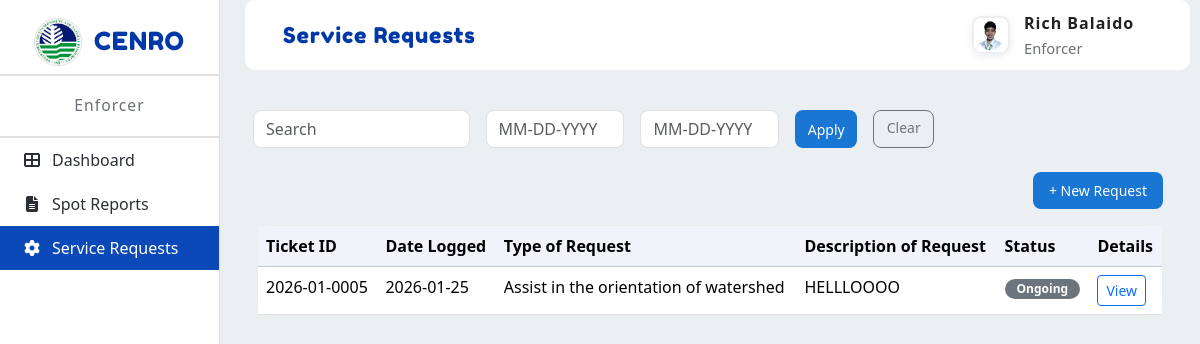
/prototype/app/modules/enforcer/views/service_requests.php (signed in), run on the app's committed database.
### tables this page shows
CREATE TABLE `users` (
  `id` int(11) NOT NULL,
  `email` varchar(255) NOT NULL,
  `password_hash` varchar(255) NOT NULL,
  `full_name` varchar(255) NOT NULL,
  `contact_number` varchar(20) DEFAULT NULL,
  `office_unit` varchar(255) DEFAULT NULL,
  `profile_picture` varchar(255) DEFAULT NULL,
  `role` enum('Admin','Enforcement Officer','Enforcer','Property Custodian','Office Staff') NOT NULL,
  `status` tinyint(1) DEFAULT 1,
  `created_at` timestamp NOT NULL DEFAULT current_timestamp(),
  `updated_at` timestamp NOT NULL DEFAULT current_timestamp() ON UPDATE current_timestamp(),
  `last_login` timestamp NULL DEFAULT NULL,
  `position` varchar(100) DEFAULT NULL
);

CREATE TABLE `service_requests` (
  `id` int(10) UNSIGNED NOT NULL,
  `ticket_no` varchar(64) NOT NULL,
  `ticket_date` date NOT NULL,
  `requester_name` varchar(255) DEFAULT NULL,
  `requester_position` varchar(150) DEFAULT NULL,
  `requester_office` varchar(150) DEFAULT NULL,
  `requester_division` varchar(150) DEFAULT NULL,
  `requester_phone` varchar(50) DEFAULT NULL,
  `requester_email` varchar(150) DEFAULT NULL,
  `request_type` varchar(150) DEFAULT NULL,
  `request_description` text DEFAULT NULL,
  `feedback_rating` varchar(50) DEFAULT NULL,
  `requester_signature_path` varchar(255) DEFAULT NULL,
  `auth1_name` varchar(255) DEFAULT NULL,
  `auth1_position` varchar(150) DEFAULT NULL,
  `auth1_date` date DEFAULT NULL,
  `auth1_signature_path` varchar(255) DEFAULT NULL,
  `auth2_name` varchar(255) DEFAULT NULL,
  `auth2_position` varchar(150) DEFAULT NULL,
  `auth2_date` date DEFAULT NULL,
  `auth2_signature_path` varchar(255) DEFAULT NULL,
  `status` varchar(50) NOT NULL DEFAULT 'open',
  `created_by` int(11) DEFAULT NULL,
  `created_at` timestamp NOT NULL DEFAULT current_timestamp(),
  `updated_at` timestamp NULL DEFAULT NULL ON UPDATE current_timestamp(),
  `ack_signature_path` text DEFAULT NULL,
  `acknowledged_at` datetime DEFAULT NULL,
  `acknowledged_by_name` varchar(191) DEFAULT NULL,
  `acknowledged_by` varchar(150) DEFAULT NULL,
  `rating` varchar(32) DEFAULT NULL,
  `rating_comment` text DEFAULT NULL,
  `rated_at` datetime DEFAULT NULL
);

### prototype/app/modules/enforcer/views/service_requests.php (the view, shortened to what this page needs)
<!DOCTYPE html>
<html lang="en">
<head>
  <link href="https://cdn.jsdelivr.net/npm/bootstrap@5.3.2/dist/css/bootstrap.min.css" rel="stylesheet">
  <link rel="stylesheet" href="https://cdn.jsdelivr.net/npm/bootstrap-icons@1.11.1/font/bootstrap-icons.css">
  <link rel="stylesheet" href="../../../../public/assets/css/modules/admin/common.css">
  <link rel="stylesheet" href="../../../../public/assets/css/modules/admin/dashboard.css">
  <link rel="stylesheet" href="https://cdnjs.cloudflare.com/ajax/libs/font-awesome/6.4.2/css/all.min.css">
</head>
<body>
  <div class="layout">
    <nav class="sidebar" role="navigation" aria-label="Main sidebar">
      <div class="sidebar-logo">
        <img src="../../../../public/assets/images/denr-logo.png" alt="DENR Logo">
        <span>CENRO</span>
      </div>
      <div class="sidebar-role">Enforcer</div>
      <nav class="sidebar-nav" aria-label="Sidebar menu">
        <ul>
          <li><a href="dashboard.php"><i class="fa fa-th-large"></i> Dashboard</a></li>
          <li><a href="spot_reports.php"><i class="fa fa-file-text"></i> Spot Reports</a></li>
          <li class="active"><a href="service_requests.php"><i class="fa fa-cog"></i> Service Requests</a></li>
        </ul>
      </nav>
    </nav>
    <div class="main">
      <div class="topbar">
        <div class="topbar-card">
          <div class="topbar-title">Service Requests</div>
          <?php include __DIR__ . '/../../shared/views/topbar_profile.php'; ?>
        </div>
      </div>
      <div class="main-content">
        <div class="container-fluid p-2">
            <?php
            require_once __DIR__ . '/../../../config/db.php';
            $currentUserId = $_SESSION['uid'] ?? $_SESSION['user_id'] ?? $_SESSION['id'] ?? null;
            $currentUserEmail = $_SESSION['email'] ?? null;
            $service_requests = [];
            $search = trim($_GET['search'] ?? '');
            $displayDateFrom = '';
            $displayDateTo = '';
            try {
              $where = [];
              $params = [];
              if (!empty($currentUserId)) {
                $where[] = 'created_by = ?';
                $params[] = $currentUserId;
              } else if (!empty($currentUserEmail)) {
                $where[] = 'requester_email = ?';
                $params[] = $currentUserEmail;
              } else {
                $service_requests = [];
              }
              if (!empty($where)) {
                $sql = 'SELECT * FROM service_requests WHERE ' . implode(' AND ', $where) . ' ORDER BY created_at DESC';
                $stmt = $pdo->prepare($sql);
                $stmt->execute($params);
                $service_requests = $stmt->fetchAll();
              }
            } catch (Exception $e) {
              error_log('service_requests fetch error: ' . $e->getMessage());
              $service_requests = [];
            }
            ?>
          <form method="get" action="service_requests.php">
          <div class="row mb-4 g-3 align-items-end">
            <div class="col-md-3">
              <input type="text" name="search" value="<?php echo htmlspecialchars($search); ?>" class="form-control" placeholder="Search" style="border-radius: 8px; border: 1px solid #e0e0e0; height: 38px;">
            </div>
            <div class="col-md-2">
              <input type="text" name="date_from" value="<?php echo htmlspecialchars($displayDateFrom); ?>" class="form-control" placeholder="MM-DD-YYYY" pattern="\d{2}-\d{2}-\d{4}" style="border-radius: 8px; border: 1px solid #e0e0e0; height: 38px;">
            </div>
            <div class="col-md-2">
              <input type="text" name="date_to" value="<?php echo htmlspecialchars($displayDateTo); ?>" class="form-control" placeholder="MM-DD-YYYY" pattern="\d{2}-\d{2}-\d{4}" style="border-radius: 8px; border: 1px solid #e0e0e0; height: 38px;">
            </div>
            <div class="col-md-1">
              <button type="submit" class="btn btn-primary w-100" style="border-radius: 8px; background: #1976d2; border: none; height: 38px; font-size: 14px;">Apply</button>
            </div>
            <div class="col-md-1">
              <a href="service_requests.php" class="btn btn-outline-secondary w-100" style="border-radius: 8px; height: 38px; font-size: 14px;">Clear</a>
            </div>
          </div>
          </form>
          <div class="row mb-3">
            <div class="col-12 d-flex justify-content-end">
              <a href="new_requests.php" class="btn btn-primary" style="border-radius: 8px; background: #1976d2; border: none; padding: 8px 16px; font-size: 14px; text-decoration: none;">
                + New Request
              </a>
            </div>
          </div>
          <div class="row">
            <div class="col-12">
              <div class="card">
                <div class="card-body p-0">
                  <div class="table-responsive">
                    <table class="table table-hover mb-0">
                      <thead class="table-light">
                        <tr>
                          <th>Ticket ID</th>
                          <th>Date Logged</th>
                          <th>Type of Request</th>
                          <th>Description of Request</th>
                          <th>Status</th>
                          <th>Details</th>
                        </tr>
                      </thead>
                      <tbody>
                        <?php if (!empty($service_requests) && is_array($service_requests)): ?>
                          <?php foreach ($service_requests as $req): ?>
                            <tr>
                              <td><?php echo htmlspecialchars($req['ticket_no'] ?? $req['id'] ?? ''); ?></td>
                              <td><?php echo !empty($req['ticket_date']) ? htmlspecialchars(date('Y-m-d', strtotime($req['ticket_date']))) : htmlspecialchars($req['created_at'] ?? ''); ?></td>
                              <td><?php echo htmlspecialchars($req['request_type'] ?? ''); ?></td>
                              <td><?php echo htmlspecialchars($req['request_description'] ?? $req['request_description'] ?? ''); ?></td>
                              <td>
                                <?php
                                  $rawStatus = strtolower(trim($req['status'] ?? ''));
                                  $displayStatus = ucfirst($rawStatus ?: '');
                                  $badgeColor = ($rawStatus === 'pending') ? '#ffc107' : (($rawStatus === 'completed') ? '#28a745' : '#6c757d');
                                ?>
                                <span class="badge" style="background-color: <?php echo htmlspecialchars($badgeColor); ?>; color: white; padding: 4px 12px; border-radius: 12px; font-size: 12px;"><?php echo htmlspecialchars($displayStatus); ?></span>
                              </td>
                              <td>
                                <a href="request_details.php?id=<?php echo urlencode($req['id'] ?? ''); ?>" class="btn btn-sm btn-outline-primary">View</a>
                              </td>
                            </tr>
                          <?php endforeach; ?>
                        <?php else: ?>
                          <tr>
                            <td colspan="6" class="text-center">No service requests found.</td>
                          </tr>
                        <?php endif; ?>
                      </tbody>
                    </table>
                  </div>
                </div>
              </div>
            </div>
          </div>
        </div>
      </div>
    </div>
  </div>
  </body>
</html>

### prototype/app/modules/shared/views/topbar_profile.php (shortened to what this page needs)
<?php
require_once __DIR__ . '/../../../../app/config/db.php';
$topImg = '../../../../public/assets/images/default-avatar.png';
$topName = 'Guest';
$topRole = 'User';
$sessionUserId = $_SESSION['uid'] ?? $_SESSION['id'] ?? null;
$sessionUserEmail = $_SESSION['email'] ?? null;
try {
  $r = null;
  if (!empty($sessionUserId)) {
    $stmt = $pdo->prepare('SELECT id, full_name, profile_picture, role FROM users WHERE id = ? LIMIT 1');
    $stmt->execute([$sessionUserId]);
    $r = $stmt->fetch();
  } elseif (!empty($sessionUserEmail)) {
    $stmt = $pdo->prepare('SELECT id, full_name, profile_picture, role FROM users WHERE email = ? LIMIT 1');
    $stmt->execute([$sessionUserEmail]);
    $r = $stmt->fetch();
  }
  if (!empty($r)) {
    if (!empty($r['full_name'])) {
      $parts = preg_split('/\s+/', trim($r['full_name']));
      if (count($parts) === 1) {
        $topName = $parts[0];
      } else {
        $topName = $parts[0] . ' ' . $parts[count($parts) - 1];
      }
    } else {
      $topName = $topName;
    }
    $topRole = !empty($r['role']) ? $r['role'] : $topRole;
    if (!empty($r['profile_picture'])) {
      $stored = ltrim($r['profile_picture'], '/');
      $fsPath = __DIR__ . '/../../../../' . $stored;
      if (file_exists($fsPath)) {
        $topImg = '../../../../' . $stored;
      }
    }
  }
} catch (Exception $e) {
}
?>
<div class="topbar-profile-card" id="profileCard">
  <img src="<?php echo htmlspecialchars($topImg); ?>" alt="Profile" class="topbar-profile-img" id="profileImg">
  <div class="topbar-profile-info">
    <span class="name"><?php echo htmlspecialchars($topName); ?></span>
    <span class="role"><?php echo htmlspecialchars($topRole); ?></span>
  </div>
</div>

### prototype/public/assets/css/modules/admin/common.css (style rules this page uses)
body { margin:0; font-family:"Segoe UI", Arial, sans-serif; background:#eceff1; }
.layout { display:flex; height:100vh; }
.sidebar { width:220px; background:#fff; border-right:1px solid #e0e0e0; display:flex; flex-direction:column; align-items:center; padding:0; position: fixed; top: 0; left: 0; bottom: 0; height: 100vh; z-index: 100; }
.sidebar-logo { width:100%; display:flex; flex-direction:row; align-items:center; justify-content:center; gap:12px; padding:18px 18px 8px 18px; }
.sidebar-logo img { width:48px; height:48px; object-fit:contain; }
.sidebar-logo span { color:#0038A8; font-family:'Fredoka One', cursive; font-size:1.4rem; font-weight:400; letter-spacing:1px; }
.sidebar-role { width:100%; text-align:center; padding:18px 0 18px 0; color:#6b6f76; font-size:.98rem; font-weight:500; letter-spacing:1px; border-top:2px solid #e0e0e0; border-bottom:2px solid #e0e0e0; background:#fff; }
.sidebar-nav { width:100%; margin-top:0; }
.sidebar-nav ul { list-style:none; margin:0; padding:0; }
.sidebar-nav li { display:flex; align-items:center; gap:10px; padding:10px 22px; cursor:pointer; color:#2b2f35; font-size:1rem; transition:background .15s; }
.sidebar-nav li:not(.dropdown) { padding:10px 22px; }
.sidebar-nav li.active { background:#0a49b7; color:#fff; }
.sidebar-nav li i { width:20px; text-align:center; }
.sidebar-nav li a { color:inherit; text-decoration:none; width:100%; display:flex; align-items:center; gap:10px; }
.badge { background: #ffc107; color: #212529; border-radius: 12px; padding: 2px 8px; font-size: 0.75rem; font-weight: 600; min-width: 20px; text-align: center; display: inline-block; }
.main { margin-left: 220px; width: calc(100% - 220px); display: flex; flex-direction: column; height: 100vh; }
.topbar { background: #eceff1; padding: 15px 0; display: flex; align-items: flex-start; justify-content: center; padding: 0; }
.topbar-card { width: 98%; margin: 0px auto 0 auto; margin-left: 25px; background: #fff; border-radius: 10px; box-shadow: none; display: flex; align-items: center; justify-content: flex-start; padding: 2px 38px; min-height: 70px; }
.topbar-title { font-size: 1.35rem; font-family: 'Fredoka One', cursive; color: #0038A8; margin: 0; letter-spacing: 1px; flex: 3; margin-right: 15px; }
.topbar-profile-card { display: flex; align-items: center; background: none; border-radius: 5px; box-shadow: none; padding: 0; min-width: 180px; max-width: 220px; width: auto; flex: 0 0 auto; cursor: pointer; position: relative; }
.topbar-profile-img { width: 40px; height: 40px; border-radius: 50%; margin-right: 12px; object-fit: cover; }
.topbar-profile-info { display: flex; flex-direction: column; }
.topbar-profile-info .name { font-weight: 600; font-size: 0.9rem; color: #2b2f35; margin-bottom: 2px; }
.topbar-profile-info .role { font-size: 0.8rem; color: #6b6f76; }
.main-content { flex: 1; background: #eceff1; overflow-y: auto; opacity: 0; transform: translateY(30px) scale(0.98); filter: blur(2px); animation: professionalSlideIn 0.8s cubic-bezier(0.25, 0.46, 0.45, 0.94) 0.1s forwards; }
.main-content > * { opacity: 0; transform: translateY(20px); animation: staggeredFadeIn 0.6s cubic-bezier(0.25, 0.46, 0.45, 0.94) forwards; }
.main-content > *:nth-child(1) { animation-delay: 0.2s; }
.topbar-profile-img, .profile-image, .user-avatar, .profile-photo, .team-avatar, .requester-avatar, .img-fluid.rounded-circle { border-radius: 6px !important; }
.card { border: 1px solid #e9ecef; border-radius: 0.375rem; }
.table-light, .table-light > th, .table-light > td, thead.table-light th { background-color: #F0F4FA !important; }
.main::before, .main::after, .main-content::before, .main-content::after { content: none !important; background: none !important; }
body { overflow-x: hidden; }
.main { overflow: hidden; }

### data on the page
users: profile_picture (picture), full_name "Rich Balaido", role "Enforcer"
service_requests: ticket_no "2026-01-0005", ticket_date "2026-01-25", request_type "Assist in the orientation of watershed", request_description "HELLLOOOO", status "Ongoing"
